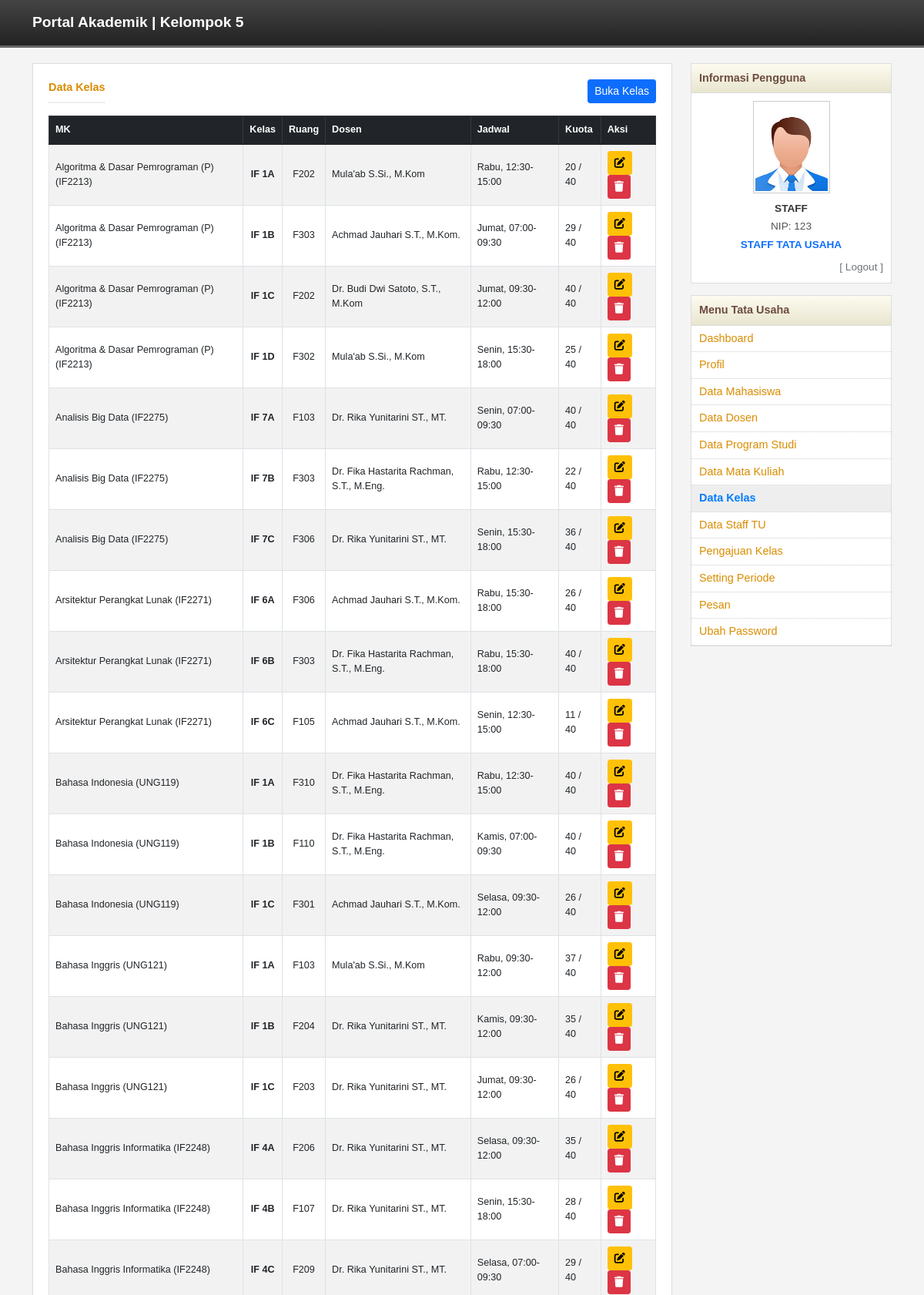
Screenshot of /tu/kelas.php (signed in, upper part) with the database file from the repository.
### tables this page shows
CREATE TABLE `kelas` (
  `id` int(11) NOT NULL,
  `mata_kuliah_id` int(11) DEFAULT NULL,
  `kode_kelas` varchar(10) DEFAULT NULL,
  `nama_kelas` varchar(50) DEFAULT NULL,
  `ruangan` varchar(20) DEFAULT NULL,
  `dosen_pengampu_id` int(11) DEFAULT NULL,
  `hari` enum('Senin','Selasa','Rabu','Kamis','Jumat','Sabtu') DEFAULT NULL,
  `jam_mulai` time DEFAULT NULL,
  `jam_selesai` time DEFAULT NULL,
  `kuota` int(11) DEFAULT NULL,
  `terisi` int(11) DEFAULT 0,
  `created_at` timestamp NULL DEFAULT current_timestamp()
);

CREATE TABLE `mata_kuliah` (
  `id` int(11) NOT NULL,
  `kode_mk` varchar(20) NOT NULL,
  `nama_mk` varchar(100) NOT NULL,
  `sks` int(11) NOT NULL,
  `minimal_kelulusan` varchar(5) DEFAULT 'C',
  `semester` int(11) DEFAULT NULL,
  `prodi_id` int(11) DEFAULT 1,
  `sifat` enum('Wajib','Pilihan') DEFAULT 'Wajib',
  `prasyarat` varchar(255) DEFAULT NULL,
  `created_at` timestamp NULL DEFAULT current_timestamp()
);

CREATE TABLE `dosen` (
  `id` int(11) NOT NULL,
  `nidn` varchar(20) NOT NULL,
  `nama` varchar(100) NOT NULL,
  `password` varchar(255) NOT NULL,
  `email` varchar(100) DEFAULT NULL,
  `foto` varchar(255) DEFAULT NULL,
  `jabatan` enum('Dosen','Kaprodi') DEFAULT 'Dosen',
  `prodi` varchar(50) DEFAULT NULL,
  `created_at` timestamp NULL DEFAULT current_timestamp()
);

CREATE TABLE `tata_usaha` (
  `id` int(11) NOT NULL,
  `nip` varchar(20) NOT NULL,
  `nama` varchar(100) NOT NULL,
  `password` varchar(255) NOT NULL,
  `email` varchar(100) DEFAULT NULL,
  `created_at` timestamp NULL DEFAULT current_timestamp(),
  `foto` varchar(255) DEFAULT NULL
);

### tu/kelas.php (the view, shortened to what this page needs)
<?php
require_once "../config/database.php";
$query = "SELECT k.*, mk.nama_mk, mk.kode_mk, d.nama as nama_dosen FROM kelas k JOIN mata_kuliah mk ON k.mata_kuliah_id = mk.id LEFT JOIN dosen d ON k.dosen_pengampu_id = d.id ORDER BY mk.nama_mk ASC";
$data = $pdo->query($query)->fetchAll();
?>
<!DOCTYPE html>
<html lang="id">
<head>
    <link href="https://cdn.jsdelivr.net/npm/bootstrap@5.1.3/dist/css/bootstrap.min.css" rel="stylesheet">
    <link rel="stylesheet" href="https://cdnjs.cloudflare.com/ajax/libs/font-awesome/6.0.0/css/all.min.css">
    <link rel="stylesheet" href="../assets/css/style.css">
</head>
<body>
<?php include "../header.php"; ?>
<div class="container">
    <div class="row">
        <div class="col-md-9">
            <div class="content-box">
                <div class="d-flex justify-content-between mb-3">
                    <div class="msg-header mb-0">Data Kelas</div>
                    <a href="kelas_form.php" class="btn btn-primary btn-sm">Buka Kelas</a>
                </div>
                <div class="table-responsive">
                    <table class="table table-bordered table-striped small align-middle">
                        <thead class="table-dark">
                            <tr><th>MK</th><th>Kelas</th><th>Ruang</th><th>Dosen</th><th>Jadwal</th><th>Kuota</th><th>Aksi</th></tr>
                        </thead>
                        <tbody>
                            <?php foreach($data as $r): ?>
                            <tr>
                                <td><?= $r['nama_mk'] ?> (<?= $r['kode_mk'] ?>)</td>
                                <td class="text-center fw-bold"><?= $r['nama_kelas'] ?></td>
                                <td class="text-center"><?= htmlspecialchars($r['ruangan'] ?? '-') ?></td>
                                <td><?= htmlspecialchars($r['nama_dosen'] ?? '-') ?></td>
                                <td><?= $r['hari'] ?>, <?= substr($r['jam_mulai'],0,5) ?>-<?= substr($r['jam_selesai'],0,5) ?></td>
                                <td><?= $r['terisi'] ?> / <?= $r['kuota'] ?></td>
                                <td>
                                    <a href="kelas_form.php?id=<?= $r['id'] ?>" class="btn btn-warning btn-sm"><i class="fas fa-edit"></i></a>
                                    <form method="POST" style="display:inline" onsubmit="return confirm('Hapus?');">
                                        <button class="btn btn-danger btn-sm"><i class="fas fa-trash"></i></button>
                                    </form>
                                </td>
                            </tr>
                            <?php endforeach; ?>
                        </tbody>
                    </table>
                </div>
            </div>
        </div>
        <div class="col-md-3">
            <?php include "sidebar.php"; ?>
        </div>
    </div>
</div>
</body>
</html>

### tu/sidebar.php (shortened to what this page needs)
<?php
$currentPage = basename($_SERVER['PHP_SELF']);
$user = $_SESSION['user'];
$nama = htmlspecialchars($user['nama']);
$nip = htmlspecialchars($user['username']);
global $pdo;
$stmtFoto = $pdo->prepare("SELECT foto FROM tata_usaha WHERE id = ?");
$stmtFoto->execute([$user['id']]);
$fotoDb = $stmtFoto->fetchColumn();
$fotoProfil = (!empty($fotoDb) && file_exists("../assets/img/uploads/$fotoDb")) ? "../assets/img/uploads/$fotoDb" : "https://via.placeholder.com/100x120.png?text=STAFF+TU";
?>
<div class="sidebar-box">
    <div class="sidebar-header">Informasi Pengguna</div>
    <div class="sidebar-content">
        <div class="profile-img-box">
            <img src="<?= $fotoProfil ?>" alt="Foto Profil" class="profile-img">
        </div>
        <div class="profile-info">
            <div class="profile-name"><?= $nama ?></div>
            <div class="mb-1">NIP: <?= $nip ?></div>
            <div class="fw-bold text-primary">STAFF TATA USAHA</div>
            <div class="mt-2 text-end"><a href="../logout.php" class="text-secondary text-decoration-none">[ Logout ]</a></div>
        </div>
    </div>
</div>
<div class="sidebar-box">
    <div class="sidebar-header">Menu Tata Usaha</div>
    <ul class="menu-list">
        <li><a href="dashboard.php" class="<?= $currentPage == 'dashboard.php' ? 'menu-active' : 'menu-default' ?>">Dashboard</a></li>
        <li><a href="profil.php" class="<?= $currentPage == 'profil.php' ? 'menu-active' : 'menu-default' ?>">Profil</a></li>
        <li><a href="mahasiswa.php" class="<?= strpos($currentPage, 'mahasiswa') !== false ? 'menu-active' : 'menu-default' ?>">Data Mahasiswa</a></li>
        <li><a href="dosen.php" class="<?= strpos($currentPage, 'dosen') !== false ? 'menu-active' : 'menu-default' ?>">Data Dosen</a></li>
        <li><a href="prodi.php" class="<?= strpos($currentPage, 'prodi') !== false ? 'menu-active' : 'menu-default' ?>">Data Program Studi</a></li>
        <li><a href="matakuliah.php" class="<?= strpos($currentPage, 'matakuliah') !== false ? 'menu-active' : 'menu-default' ?>">Data Mata Kuliah</a></li>
        <li><a href="kelas.php" class="<?= strpos($currentPage, 'kelas') !== false ? 'menu-active' : 'menu-default' ?>">Data Kelas</a></li>
        <li><a href="staff.php" class="<?= strpos($currentPage, 'staff') !== false ? 'menu-active' : 'menu-default' ?>">Data Staff TU</a></li>
        <li>
            <a href="pengajuan.php" class="<?= $currentPage == 'pengajuan.php' ? 'menu-active' : 'menu-default' ?>">
            </a>
        </li>
        <li>
            <a href="periode.php" class="<?= $currentPage == 'periode.php' ? 'menu-active' : 'menu-default' ?>">
            </a>
        </li>
        <li>
            <a href="pesan.php" class="<?= $currentPage == 'pesan.php' ? 'menu-active' : 'menu-default' ?>">
            </a>
        </li>
        <li><a href="ubah_password.php" class="<?= $currentPage == 'ubah_password.php' ? 'menu-active' : 'menu-default' ?>">Ubah Password</a></li>
    </ul>
</div>

### assets/css/style.css (style rules this page uses)
body { background-color: #f4f4f4; font-family: sans-serif; font-size: 0.9rem; }
.sidebar-box { background: white; border: 1px solid #ddd; margin-bottom: 15px; }
.sidebar-header { background: linear-gradient(to bottom, #fdfbf0, #e8e5ce); padding: 8px 10px; font-weight: bold; color: #6d4c41; border-bottom: 1px solid #ddd; }
.sidebar-content { padding: 10px; }
.menu-list { list-style: none; padding: 0; margin: 0; }
.menu-list li { border-bottom: 1px dotted #ccc; }
.menu-list li a { display: block; padding: 6px 10px; text-decoration: none; transition: 0.2s; }
.menu-active { font-weight: bold; color: #007bff !important; background-color: #eee; }
.menu-default { color: #d98c00; }
.profile-img-box { text-align: center; margin-bottom: 10px; }
.profile-img { width: 100px; height: 120px; object-fit: cover; border: 1px solid #ccc; padding: 2px; background: white; }
.profile-info { text-align: center; font-size: 0.85rem; color: #555; }
.profile-name { font-weight: bold; color: #333; margin-bottom: 2px; text-transform: uppercase; }
.content-box { background: white; border: 1px solid #ddd; padding: 20px; margin-bottom: 20px; }
.msg-header { font-weight: bold; color: #d98c00; margin-bottom: 15px; border-bottom: 2px solid #eee; padding-bottom: 5px; }

### rows the page displays
kelas: mata_kuliah.nama_mk "Algoritma & Dasar Pemrograman (P)", mata_kuliah.kode_mk "IF2213", nama_kelas "IF 1A", ruangan "F202", dosen_pengampu.nama "Mula'ab S.Si., M.Kom", hari "Rabu", jam_mulai "12:30", jam_selesai "15:00", terisi "20", kuota "40"
kelas: mata_kuliah.nama_mk "Algoritma & Dasar Pemrograman (P)", mata_kuliah.kode_mk "IF2213", nama_kelas "IF 1B", ruangan "F303", dosen_pengampu.nama "Achmad Jauhari S.T., M.Kom.", hari "Jumat", jam_mulai "07:00", jam_selesai "09:30", terisi "29", kuota "40"
kelas: mata_kuliah.nama_mk "Algoritma & Dasar Pemrograman (P)", mata_kuliah.kode_mk "IF2213", nama_kelas "IF 1C", ruangan "F202", dosen_pengampu.nama "Dr. Budi Dwi Satoto, S.T., M.Kom", hari "Jumat", jam_mulai "09:30", jam_selesai "12:00", terisi "40", kuota "40"
kelas: mata_kuliah.nama_mk "Algoritma & Dasar Pemrograman (P)", mata_kuliah.kode_mk "IF2213", nama_kelas "IF 1D", ruangan "F302", dosen_pengampu.nama "Mula'ab S.Si., M.Kom", hari "Senin", jam_mulai "15:30", jam_selesai "18:00", terisi "25", kuota "40"
kelas: mata_kuliah.nama_mk "Analisis Big Data", mata_kuliah.kode_mk "IF2275", nama_kelas "IF 7A", ruangan "F103", dosen_pengampu.nama "Dr. Rika Yunitarini ST., MT.", hari "Senin", jam_mulai "07:00", jam_selesai "09:30", terisi "40", kuota "40"
kelas: mata_kuliah.nama_mk "Analisis Big Data", mata_kuliah.kode_mk "IF2275", nama_kelas "IF 7B", ruangan "F303", dosen_pengampu.nama "Dr. Fika Hastarita Rachman, S.T., M.Eng.", hari "Rabu", jam_mulai "12:30", jam_selesai "15:00", terisi "22", kuota "40"
kelas: mata_kuliah.nama_mk "Analisis Big Data", mata_kuliah.kode_mk "IF2275", nama_kelas "IF 7C", ruangan "F306", dosen_pengampu.nama "Dr. Rika Yunitarini ST., MT.", hari "Senin", jam_mulai "15:30", jam_selesai "18:00", terisi "36", kuota "40"
kelas: mata_kuliah.nama_mk "Arsitektur Perangkat Lunak", mata_kuliah.kode_mk "IF2271", nama_kelas "IF 6A", ruangan "F306", dosen_pengampu.nama "Achmad Jauhari S.T., M.Kom.", hari "Rabu", jam_mulai "15:30", jam_selesai "18:00", terisi "26", kuota "40"
kelas: mata_kuliah.nama_mk "Arsitektur Perangkat Lunak", mata_kuliah.kode_mk "IF2271", nama_kelas "IF 6B", ruangan "F303", dosen_pengampu.nama "Dr. Fika Hastarita Rachman, S.T., M.Eng.", hari "Rabu", jam_mulai "15:30", jam_selesai "18:00", terisi "40", kuota "40"
kelas: mata_kuliah.nama_mk "Arsitektur Perangkat Lunak", mata_kuliah.kode_mk "IF2271", nama_kelas "IF 6C", ruangan "F105", dosen_pengampu.nama "Achmad Jauhari S.T., M.Kom.", hari "Senin", jam_mulai "12:30", jam_selesai "15:00", terisi "11", kuota "40"
kelas: mata_kuliah.nama_mk "Bahasa Indonesia", mata_kuliah.kode_mk "UNG119", nama_kelas "IF 1A", ruangan "F310", dosen_pengampu.nama "Dr. Fika Hastarita Rachman, S.T., M.Eng.", hari "Rabu", jam_mulai "12:30", jam_selesai "15:00", terisi "40", kuota "40"
kelas: mata_kuliah.nama_mk "Bahasa Indonesia", mata_kuliah.kode_mk "UNG119", nama_kelas "IF 1B", ruangan "F110", dosen_pengampu.nama "Dr. Fika Hastarita Rachman, S.T., M.Eng.", hari "Kamis", jam_mulai "07:00", jam_selesai "09:30", terisi "40", kuota "40"
kelas: mata_kuliah.nama_mk "Bahasa Indonesia", mata_kuliah.kode_mk "UNG119", nama_kelas "IF 1C", ruangan "F301", dosen_pengampu.nama "Achmad Jauhari S.T., M.Kom.", hari "Selasa", jam_mulai "09:30", jam_selesai "12:00", terisi "26", kuota "40"
kelas: mata_kuliah.nama_mk "Bahasa Inggris", mata_kuliah.kode_mk "UNG121", nama_kelas "IF 1A", ruangan "F103", dosen_pengampu.nama "Mula'ab S.Si., M.Kom", hari "Rabu", jam_mulai "09:30", jam_selesai "12:00", terisi "37", kuota "40"
kelas: mata_kuliah.nama_mk "Bahasa Inggris", mata_kuliah.kode_mk "UNG121", nama_kelas "IF 1B", ruangan "F204", dosen_pengampu.nama "Dr. Rika Yunitarini ST., MT.", hari "Kamis", jam_mulai "09:30", jam_selesai "12:00", terisi "35", kuota "40"
kelas: mata_kuliah.nama_mk "Bahasa Inggris", mata_kuliah.kode_mk "UNG121", nama_kelas "IF 1C", ruangan "F203", dosen_pengampu.nama "Dr. Rika Yunitarini ST., MT.", hari "Jumat", jam_mulai "09:30", jam_selesai "12:00", terisi "26", kuota "40"
kelas: mata_kuliah.nama_mk "Bahasa Inggris Informatika", mata_kuliah.kode_mk "IF2248", nama_kelas "IF 4A", ruangan "F206", dosen_pengampu.nama "Dr. Rika Yunitarini ST., MT.", hari "Selasa", jam_mulai "09:30", jam_selesai "12:00", terisi "35", kuota "40"
kelas: mata_kuliah.nama_mk "Bahasa Inggris Informatika", mata_kuliah.kode_mk "IF2248", nama_kelas "IF 4B", ruangan "F107", dosen_pengampu.nama "Dr. Rika Yunitarini ST., MT.", hari "Senin", jam_mulai "15:30", jam_selesai "18:00", terisi "28", kuota "40"
kelas: mata_kuliah.nama_mk "Bahasa Inggris Informatika", mata_kuliah.kode_mk "IF2248", nama_kelas "IF 4C", ruangan "F209", dosen_pengampu.nama "Dr. Rika Yunitarini ST., MT.", hari "Selasa", jam_mulai "07:00", jam_selesai "09:30", terisi "29", kuota "40"
tata_usaha: foto (picture)
